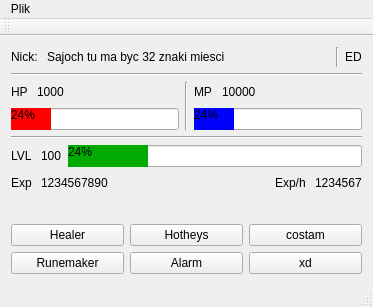
<?xml version="1.0" encoding="UTF-8"?>
<ui version="4.0">
 <class>MainWindow</class>
 <widget class="QMainWindow" name="MainWindow">
  <property name="geometry">
   <rect>
    <x>0</x>
    <y>0</y>
    <width>373</width>
    <height>307</height>
   </rect>
  </property>
  <property name="windowTitle">
   <string>MainWindow</string>
  </property>
  <widget class="QWidget" name="centralWidget">
   <layout class="QHBoxLayout" name="horizontalLayout_14">
    <item>
     <layout class="QVBoxLayout" name="verticalLayout_10">
      <item>
       <layout class="QVBoxLayout" name="verticalLayout_9">
        <item>
         <layout class="QVBoxLayout" name="verticalLayout_8">
          <item>
           <layout class="QVBoxLayout" name="verticalLayout_6">
            <item>
             <layout class="QHBoxLayout" name="horizontalLayout_3">
              <item>
               <layout class="QHBoxLayout" name="horizontalLayout_2">
                <item>
                 <widget class="QLabel" name="label">
                  <property name="text">
                   <string>Nick: </string>
                  </property>
                 </widget>
                </item>
                <item>
                 <widget class="QLabel" name="label_6">
                  <property name="font">
                   <font>
                    <family>MS Shell Dlg 2</family>
                   </font>
                  </property>
                  <property name="text">
                   <string>Sajoch tu ma byc 32 znaki miesci</string>
                  </property>
                 </widget>
                </item>
               </layout>
              </item>
              <item>
               <spacer name="horizontalSpacer">
                <property name="orientation">
                 <enum>Qt::Horizontal</enum>
                </property>
                <property name="sizeHint" stdset="0">
                 <size>
                  <width>40</width>
                  <height>20</height>
                 </size>
                </property>
               </spacer>
              </item>
              <item>
               <widget class="Line" name="line_3">
                <property name="orientation">
                 <enum>Qt::Vertical</enum>
                </property>
               </widget>
              </item>
              <item>
               <widget class="QLabel" name="label_13">
                <property name="text">
                 <string>ED</string>
                </property>
               </widget>
              </item>
             </layout>
            </item>
            <item>
             <widget class="Line" name="line_2">
              <property name="orientation">
               <enum>Qt::Horizontal</enum>
              </property>
             </widget>
            </item>
           </layout>
          </item>
          <item>
           <layout class="QHBoxLayout" name="horizontalLayout_13">
            <item>
             <layout class="QVBoxLayout" name="verticalLayout_5">
              <item>
               <layout class="QHBoxLayout" name="horizontalLayout_7">
                <item>
                 <layout class="QHBoxLayout" name="horizontalLayout_4">
                  <item>
                   <widget class="QLabel" name="label_2">
                    <property name="text">
                     <string>HP </string>
                    </property>
                   </widget>
                  </item>
                  <item>
                   <widget class="QLabel" name="label_4">
                    <property name="text">
                     <string>1000</string>
                    </property>
                   </widget>
                  </item>
                 </layout>
                </item>
                <item>
                 <spacer name="horizontalSpacer_2">
                  <property name="orientation">
                   <enum>Qt::Horizontal</enum>
                  </property>
                  <property name="sizeHint" stdset="0">
                   <size>
                    <width>40</width>
                    <height>20</height>
                   </size>
                  </property>
                 </spacer>
                </item>
               </layout>
              </item>
              <item>
               <widget class="QProgressBar" name="progressBar">
                <property name="styleSheet">
                 <string notr="true">

 QProgressBar::chunk {
     background-color: rgb(255, 0, 0);
     width: 20px;
 }</string>
                </property>
                <property name="value">
                 <number>24</number>
                </property>
               </widget>
              </item>
             </layout>
            </item>
            <item>
             <widget class="Line" name="line_4">
              <property name="orientation">
               <enum>Qt::Vertical</enum>
              </property>
             </widget>
            </item>
            <item>
             <layout class="QVBoxLayout" name="verticalLayout_4">
              <item>
               <layout class="QHBoxLayout" name="horizontalLayout_6">
                <item>
                 <layout class="QHBoxLayout" name="horizontalLayout_5">
                  <item>
                   <widget class="QLabel" name="label_3">
                    <property name="text">
                     <string>MP </string>
                    </property>
                   </widget>
                  </item>
                  <item>
                   <widget class="QLabel" name="label_5">
                    <property name="text">
                     <string>10000</string>
                    </property>
                   </widget>
                  </item>
                 </layout>
                </item>
                <item>
                 <spacer name="horizontalSpacer_4">
                  <property name="orientation">
                   <enum>Qt::Horizontal</enum>
                  </property>
                  <property name="sizeHint" stdset="0">
                   <size>
                    <width>40</width>
                    <height>20</height>
                   </size>
                  </property>
                 </spacer>
                </item>
               </layout>
              </item>
              <item>
               <widget class="QProgressBar" name="progressBar_2">
                <property name="styleSheet">
                 <string notr="true">
 QProgressBar::chunk {
     background-color:rgb(0, 0, 255);
     width: 20px;
 }</string>
                </property>
                <property name="value">
                 <number>24</number>
                </property>
               </widget>
              </item>
             </layout>
            </item>
           </layout>
          </item>
          <item>
           <layout class="QVBoxLayout" name="verticalLayout_7">
            <item>
             <widget class="Line" name="line">
              <property name="orientation">
               <enum>Qt::Horizontal</enum>
              </property>
             </widget>
            </item>
            <item>
             <layout class="QHBoxLayout" name="horizontalLayout_9">
              <item>
               <layout class="QHBoxLayout" name="horizontalLayout_8">
                <item>
                 <widget class="QLabel" name="label_7">
                  <property name="text">
                   <string>LVL </string>
                  </property>
                 </widget>
                </item>
                <item>
                 <widget class="QLabel" name="label_8">
                  <property name="text">
                   <string>100</string>
                  </property>
                 </widget>
                </item>
                <item>
                 <widget class="QProgressBar" name="progressBar_3">
                  <property name="styleSheet">
                   <string notr="true">
 QProgressBar::chunk {
     background-color:rgb(0, 170, 0);
     width: 20px;
 }</string>
                  </property>
                  <property name="value">
                   <number>24</number>
                  </property>
                 </widget>
                </item>
               </layout>
              </item>
             </layout>
            </item>
           </layout>
          </item>
          <item>
           <layout class="QHBoxLayout" name="horizontalLayout_12">
            <item>
             <layout class="QHBoxLayout" name="horizontalLayout_11">
              <item>
               <widget class="QLabel" name="label_9">
                <property name="text">
                 <string>Exp </string>
                </property>
               </widget>
              </item>
              <item>
               <widget class="QLabel" name="label_10">
                <property name="text">
                 <string>1234567890</string>
                </property>
               </widget>
              </item>
             </layout>
            </item>
            <item>
             <spacer name="horizontalSpacer_3">
              <property name="orientation">
               <enum>Qt::Horizontal</enum>
              </property>
              <property name="sizeHint" stdset="0">
               <size>
                <width>40</width>
                <height>20</height>
               </size>
              </property>
             </spacer>
            </item>
            <item>
             <layout class="QHBoxLayout" name="horizontalLayout_10">
              <item>
               <widget class="QLabel" name="label_11">
                <property name="text">
                 <string>Exp/h </string>
                </property>
               </widget>
              </item>
              <item>
               <widget class="QLabel" name="label_12">
                <property name="text">
                 <string>1234567</string>
                </property>
               </widget>
              </item>
             </layout>
            </item>
           </layout>
          </item>
         </layout>
        </item>
        <item>
         <spacer name="verticalSpacer">
          <property name="orientation">
           <enum>Qt::Vertical</enum>
          </property>
          <property name="sizeHint" stdset="0">
           <size>
            <width>20</width>
            <height>40</height>
           </size>
          </property>
         </spacer>
        </item>
       </layout>
      </item>
      <item>
       <layout class="QHBoxLayout" name="horizontalLayout">
        <item>
         <layout class="QVBoxLayout" name="verticalLayout">
          <item>
           <widget class="QPushButton" name="pushButton">
            <property name="text">
             <string>Healer</string>
            </property>
           </widget>
          </item>
          <item>
           <widget class="QPushButton" name="pushButton_4">
            <property name="text">
             <string>Runemaker</string>
            </property>
           </widget>
          </item>
         </layout>
        </item>
        <item>
         <layout class="QVBoxLayout" name="verticalLayout_2">
          <item>
           <widget class="QPushButton" name="pushButton_2">
            <property name="text">
             <string>Hotheys</string>
            </property>
           </widget>
          </item>
          <item>
           <widget class="QPushButton" name="pushButton_5">
            <property name="text">
             <string>Alarm</string>
            </property>
           </widget>
          </item>
         </layout>
        </item>
        <item>
         <layout class="QVBoxLayout" name="verticalLayout_3">
          <item>
           <widget class="QPushButton" name="pushButton_3">
            <property name="text">
             <string>costam</string>
            </property>
           </widget>
          </item>
          <item>
           <widget class="QPushButton" name="pushButton_6">
            <property name="text">
             <string>xd</string>
            </property>
           </widget>
          </item>
         </layout>
        </item>
       </layout>
      </item>
     </layout>
    </item>
   </layout>
   <zorder></zorder>
  </widget>
  <widget class="QMenuBar" name="menuBar">
   <property name="geometry">
    <rect>
     <x>0</x>
     <y>0</y>
     <width>373</width>
     <height>21</height>
    </rect>
   </property>
   <widget class="QMenu" name="menuKastiBob">
    <property name="title">
     <string>Plik</string>
    </property>
    <addaction name="actionEksportuj"/>
    <addaction name="actionImportuj"/>
    <addaction name="separator"/>
    <addaction name="actionWyjd"/>
   </widget>
   <addaction name="menuKastiBob"/>
  </widget>
  <widget class="QToolBar" name="mainToolBar">
   <attribute name="toolBarArea">
    <enum>TopToolBarArea</enum>
   </attribute>
   <attribute name="toolBarBreak">
    <bool>false</bool>
   </attribute>
  </widget>
  <widget class="QStatusBar" name="statusBar"/>
  <action name="actionEksportuj">
   <property name="text">
    <string>Eksportuj</string>
   </property>
  </action>
  <action name="actionImportuj">
   <property name="text">
    <string>Importuj</string>
   </property>
  </action>
  <action name="actionWyjd">
   <property name="text">
    <string>Wyjdź</string>
   </property>
  </action>
 </widget>
 <layoutdefault spacing="6" margin="11"/>
 <tabstops>
  <tabstop>pushButton</tabstop>
  <tabstop>pushButton_4</tabstop>
  <tabstop>pushButton_3</tabstop>
  <tabstop>pushButton_6</tabstop>
 </tabstops>
 <resources/>
 <connections/>
</ui>
